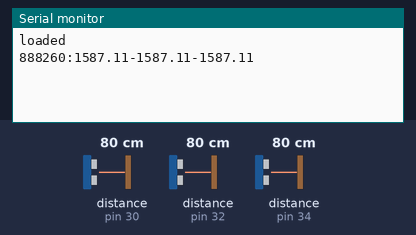
Recording of a sketch running on a simulated Arduino Mega 2560, built with avr-gcc and run on an emulated ATmega2560. On the bench: the last lines printed to the serial monitor. The test bench sets the inputs (shaded band); at power-on: distance to the obstacle (sensors on pin 30, pin 32, pin 34) 80 cm.

Above: at 1.7 s.
1.8 s: distance to the obstacle (sensor on pin 30) set to 2 cm
At 2.8 s:
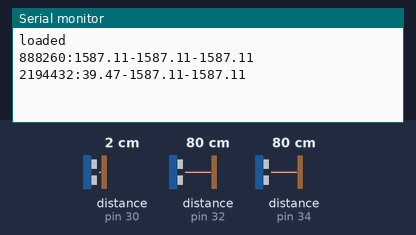
3.7 s: distance to the obstacle (sensor on pin 32) set to 2 cm
At 3.7 s:
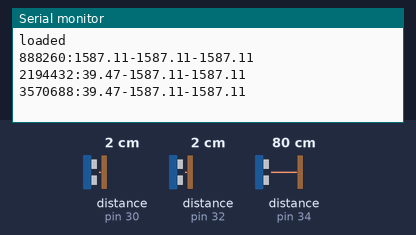
5.6 s: distance to the obstacle (sensor on pin 34) set to 2 cm
At 7.2 s:
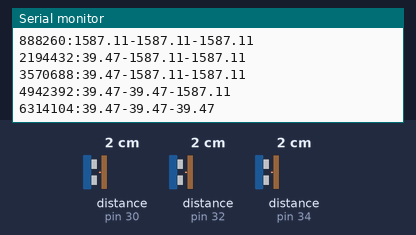
7.5 s: distance to the obstacle (sensor on pin 30) set to 4 cm
At 8.7 s:
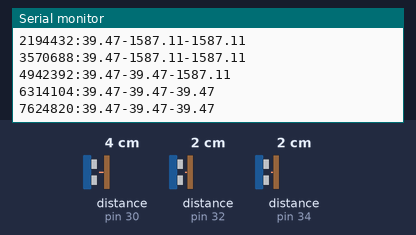
9.4 s: distance to the obstacle (sensor on pin 32) set to 4 cm
At 11.1 s:
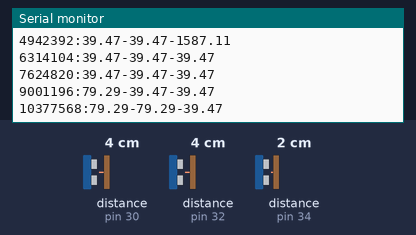
11.3 s: distance to the obstacle (sensor on pin 34) set to 4 cm
At 12.8 s:
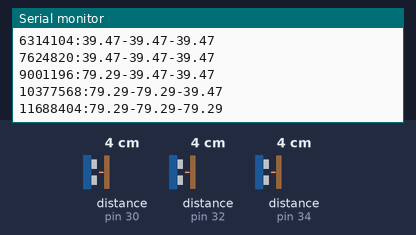
Timing chart, 0 to 14.2 s (numbered marks = the images above; inputs shaded):
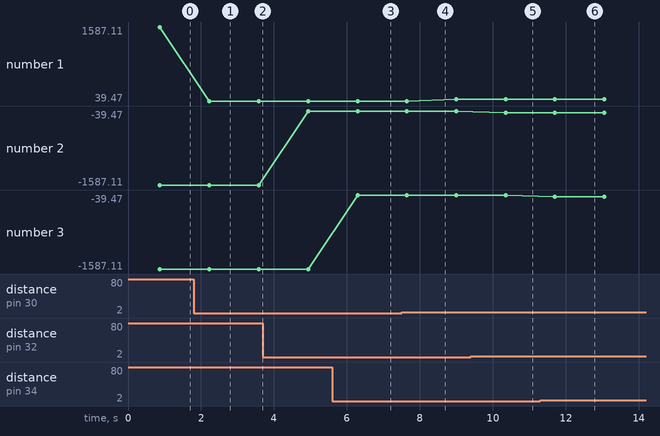

Measured:
- after the input at 1.8 s, the serial monitor: prints a new line after 0.43 s (image 1)
- after the input at 5.6 s, the serial monitor: prints a new line after 0.70 s (image 3)
- after the input at 9.4 s, the serial monitor: prints a new line after 0.95 s (image 5)
- after the input at 11.3 s, the serial monitor: prints a new line after 0.40 s (image 6)
- plotted number 1: 1587.11 → 39.47 after the input at 1.8 s, 39.47 → 79.29 after the input at 7.5 s
- plotted number 2: -1587.11 → -39.47 after the input at 3.7 s, -39.47 → -79.29 after the input at 9.4 s

The sketch:

Ping.ino
```cpp
/*this is a recoding of the ping function as the previous function
contained issues with being unable to get the data accurately and
also it would be really hard to completely recode from scratch.
This code will use the Ping library taken from an online source
as the basis to simplify the program code.

  Author:
  Christopher Chun-Hung Ho
  z5019205

  History:
  v1.2  13/9/14 Another edit to use the NewPing library that is written
                online. The sensors work, will need to specifically
                calibrate it during the test runs.
  v1.1  11/9/14 Rewrote ping test code
  v1.0  8/9/14  Wrote code to test ping function.
*/

#include <NewPing.h>
/*http://playground.arduino.cc/Code/NewPing
This is a ping library written by Tim Eckel to use the
HC-S04 ultrasound sensor. The library can return a median
of pings as well as time in microseconds*/


//Constant
#define SOS 0.34029                //Speed of Sound in mm/us

//Distance pin
const int Trigger = A1;        //Triggerger pin as we ran out out digital pins
const int LRec = 30;           //Left US receiver
const int CRec = 32;           //Centre US receiver
const int RRec = 34;           //Right US receiver
const int Ltrig = 31;           //Left US receiver
const int Ctrig = 33;           //Centre US receiver
const int Rtrig = 35;           //Right US receiver


//vairables
float Left;
float Right;
float Centre;


NewPing leftPing(Ltrig, LRec, 125);
NewPing cenPing(Ctrig, CRec, 125);
NewPing rightPing(Rtrig, RRec, 125);


int aval;
//-----------------------------------------------------------------------------------------------------
// main
//-----------------------------------------------------------------------------------------------------
//setup function
void setup(){

  //set up serial
  Serial.begin(9600);
  delay(500);
  Serial.println("loaded");


  //Set up output pins
  pinMode(Trigger, OUTPUT);
  pinMode(Ltrig, OUTPUT);
  pinMode(Ctrig, OUTPUT);
  pinMode(Rtrig, OUTPUT);
  //set up input pins
  pinMode(LRec, INPUT);
  pinMode(CRec, INPUT);
  pinMode(RRec, INPUT);

}

//loop function
void loop (){                                      //to test the ping function.

  aval = micros();

  Left = leftPing.ping_median() * SOS;
  Centre = cenPing.ping_median() * SOS;
  Right = rightPing.ping_median() * SOS;

  Serial.print(micros()-aval);
  Serial.print(":");
  Serial.print(Left);
  Serial.print("-");
  Serial.print(Centre);
  Serial.print("-");
  Serial.println(Right);

  delay(1000);

}
```
